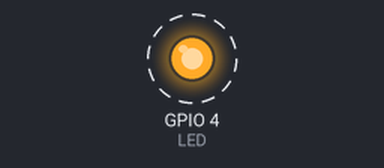
This sketch was run on a simulated ESP32. Shown: output pins drawn as LEDs (lit = HIGH). Dashed ring = blinking. What the sketch prints to the serial monitor is not drawn.

Above: at 0.5 s.
Timing chart, 0 to 4.6 s (numbered marks = the images above):
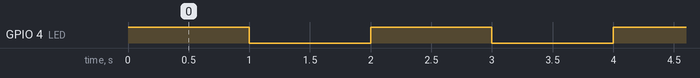

Measured:
- by itself, GPIO 4 (LED): alternates HIGH for 1.0 s and LOW for 1.0 s

The sketch:

esp32cam_led.ino
```cpp
#include <Arduino.h>

#define LED 4

void setup() {
  // put your setup code here, to run once:
  Serial.begin(115200);
  pinMode(LED, OUTPUT);
}

void loop() {
  // put your main code here, to run repeatedly:
  digitalWrite(LED, HIGH);
  Serial.println("LED is on");
  delay(1000);
  digitalWrite(LED, LOW);
  Serial.println("LED is off");
  delay(1000);
}
```
